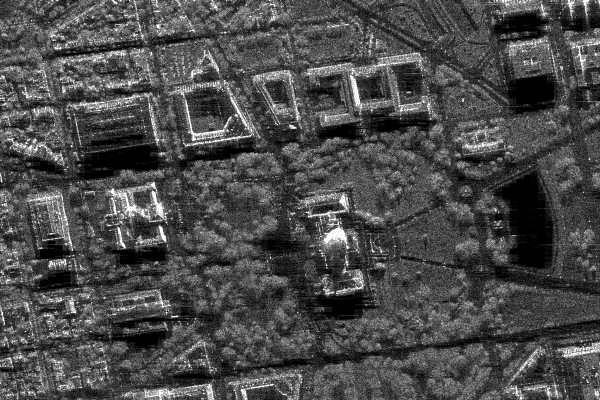
#> input picture practice_1/sar_1_gray.jpg, 600 x 400 px
$ jupyter execute practice_1.ipynb
#> lines starting #> are read from the running program, lines starting #| are printed output that depends on the picture; after the words box and inside, x2 and y2 are one past the last pixel; in counts of white or black regions, pixels touching at a corner belong together
[cell 1]
# 1. Загрузите изображение в оттенках серого sar_1_gray.jpg.
# 2. постройте гистограмму
# 3. реализуйте алгоритм гамма коррекции с параметром гамма <1, >1.
# 4. Сравните исходное изображение, скорректированное при помощи гамма-фильтра. MSE, SSIM.
# 5. реализуйте алгоритм статистической цветокоррекции на основе статистики eq_gray.
# 6. Протестируйте работу алгоритмов пороговой фильтрации с различными параметрами.
# Для каждого решения - напечатайте результат

[cell 2]
import cv2
import numpy as np
import matplotlib.pyplot as plt
from skimage.metrics import structural_similarity as ssim, mean_squared_error

# Загрузка изображения в оттенках серого
img = cv2.imread('sar_1_gray.jpg', cv2.IMREAD_GRAYSCALE)
#> img is the input picture: shape (400, 600); min 0, max 255, mean 74.9

plt.imshow(img, cmap='gray')
plt.title('Исходное изображение')
plt.axis('off')
plt.show()

[cell 3]
# Простроение гистограммы яркости
plt.hist(img.ravel(), bins=256, range=(0, 255))
plt.title('Гистограмма яркости')
plt.xlabel('Яркость')
plt.ylabel('Количество пикселей')
plt.show()
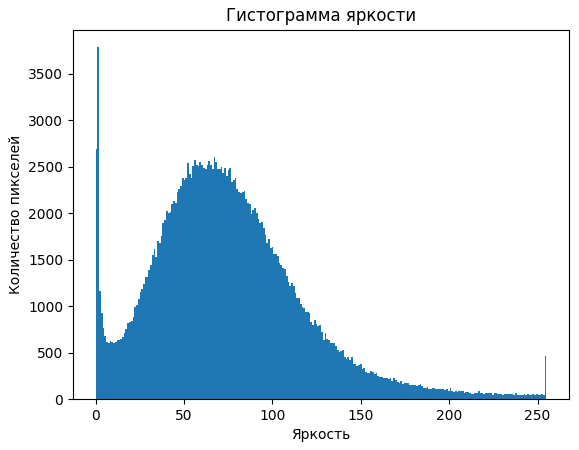
#> figure drawn by matplotlib, 1 panel; tallest bar 3786 high, from x = 0.996 to 1.99

[cell 4]
# Реализация гамма-коррекции
def gamma_correction(image, gamma):
    # Нормируем значения от 0 до 1
#> called with gamma = 0.5
    norm = image / 255.0
    # Применяем коррекцию
    corrected = np.power(norm, gamma)
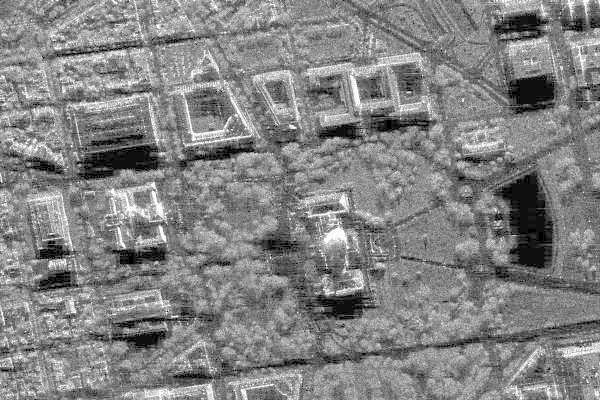
#> corrected: shape (400, 600) float64; min 0, max 1, mean 0.514
    # Возвращаем в диапазон [0,255]
    corrected = np.uint8(corrected * 255)
    return corrected

gamma_low = gamma_correction(img, 0.5)  # γ < 1 — делает ярче
gamma_high = gamma_correction(img, 1.5) # γ > 1 — делает темнее
#> call 2 of gamma_correction, with gamma = 1.5
#> in gamma_correction (call 2), `corrected = np.power(norm, gamma)`:
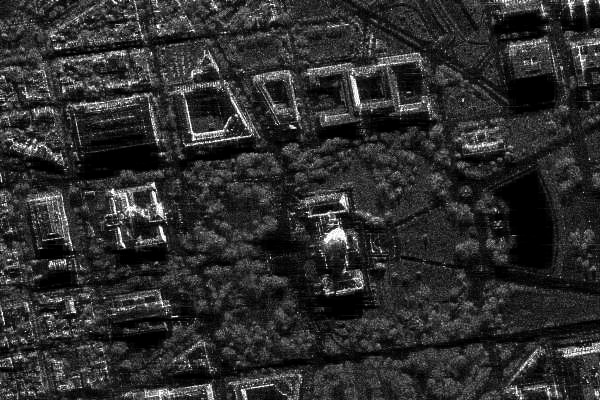
#> corrected: shape (400, 600) float64; min 0, max 1, mean 0.179

# Сравнение
fig, axs = plt.subplots(1, 3, figsize=(12,4))
axs[0].imshow(img, cmap='gray'); axs[0].set_title('Исходное')
axs[1].imshow(gamma_low, cmap='gray'); axs[1].set_title('Гамма=0.5')
axs[2].imshow(gamma_high, cmap='gray'); axs[2].set_title('Гамма=1.5')
for ax in axs: ax.axis('off')
plt.show()
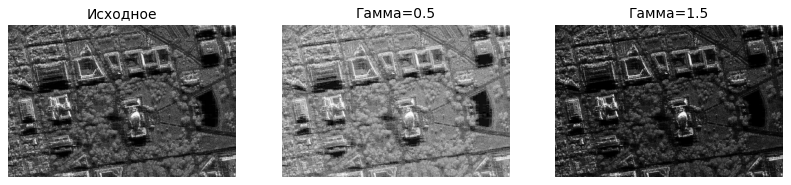
#> figure drawn by matplotlib, 3 panels

[cell 5]
# Сравнение изображений по MSE и SSIM
def compare_images(img1, img2):
    m = mean_squared_error(img1, img2)
#> m = 3250.4
    s = ssim(img1, img2)
#> s = 0.788
    return m, s

mse_low, ssim_low = compare_images(img, gamma_low)
#> mse_low = 3250.4; ssim_low = 0.788
mse_high, ssim_high = compare_images(img, gamma_high)
#> mse_high = 971.8; ssim_high = 0.807

print(f'Гамма=0.5 → MSE: {mse_low:.2f}, SSIM: {ssim_low:.3f}')
#| Гамма=0.5 → MSE: 3250.43, SSIM: 0.788
print(f'Гамма=1.5 → MSE: {mse_high:.2f}, SSIM: {ssim_high:.3f}')
#| Гамма=1.5 → MSE: 971.82, SSIM: 0.807

[cell 6]
 # Статистическая цветокоррекция на основе eq_gray
eq_gray = cv2.equalizeHist(img)
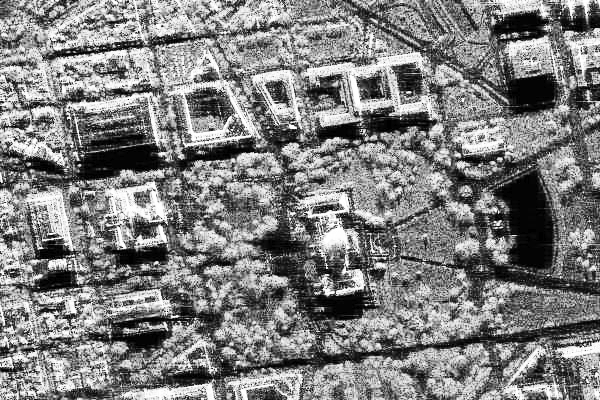
#> eq_gray: shape (400, 600); min 0, max 255, mean 127

plt.imshow(eq_gray, cmap='gray')
plt.title('eq_gray (гистограммное выравнивание)')
plt.axis('off')
plt.show()

def match_histogram(source, reference):
    src_mean, src_std = source.mean(), source.std()
#> src_mean = 74.94; src_std = 43.66
    ref_mean, ref_std = reference.mean(), reference.std()
#> ref_mean = 127; ref_std = 74.27
    result = (source - src_mean) * (ref_std / src_std) + ref_mean
    result = np.clip(result, 0, 255).astype(np.uint8)
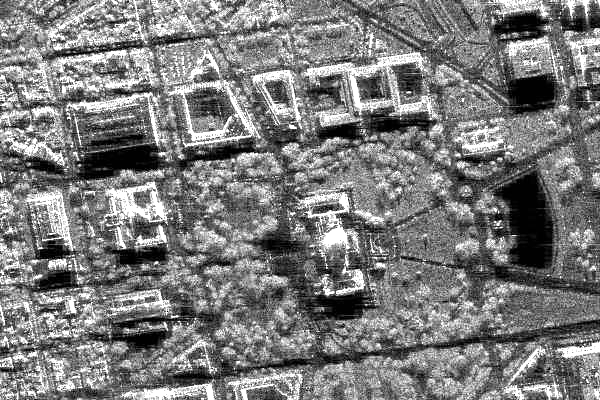
#> result: shape (400, 600); min 0, max 255, mean 123.1
    return result

corrected_stat = match_histogram(img, eq_gray)

plt.imshow(corrected_stat, cmap='gray')
plt.title('Статистическая коррекция (по eq_gray)')
plt.axis('off')
plt.show()

[cell 7]
# Пороговая фильтрация
for t in [50, 100, 150, 200]:
    _, th = cv2.threshold(img, t, 255, cv2.THRESH_BINARY)
    plt.imshow(th, cmap='gray')
    plt.title(f'Порог {t}')
    plt.axis('off')
    plt.show()
#> this loop made 4 passes
#> pass 1, `_, th = cv2.threshold(img, t, 255, cv2.THRESH_BINARY)`:
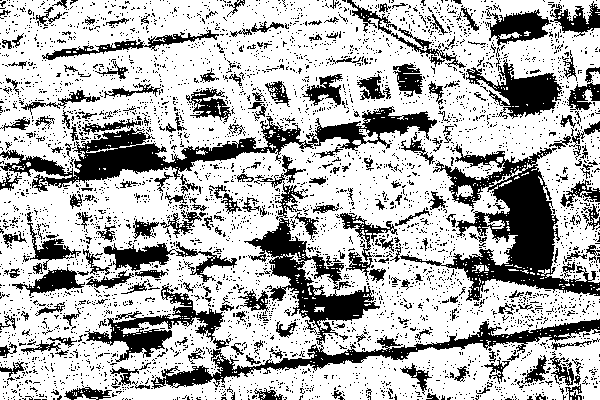
#> th: shape (400, 600); 70.5% white; 4371 black regions (4132 under 20 px), largest, box (x1, y1, x2, y2) and area: (151, 218, 600, 389) 9418, (400, 144, 600, 301) 9322, (0, 106, 437, 192) 8317
#> pass 2, `_, th = cv2.threshold(img, t, 255, cv2.THRESH_BINARY)`:
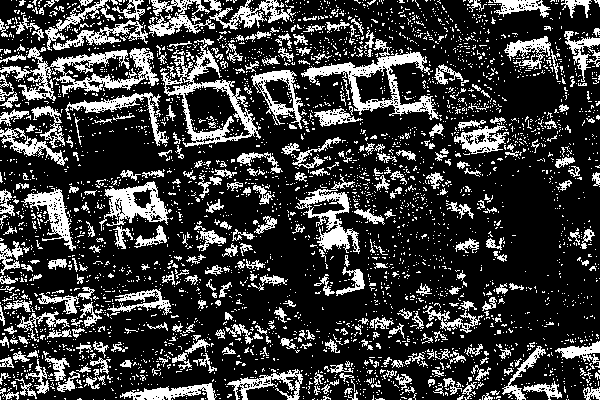
#> th: shape (400, 600); 23.2% white; 3706 white regions (3355 under 20 px), largest, box (x1, y1, x2, y2) and area: (0, 47, 159, 101) 2753, (301, 39, 439, 120) 2485, (161, 38, 261, 147) 2346
#> pass 3, `_, th = cv2.threshold(img, t, 255, cv2.THRESH_BINARY)`:
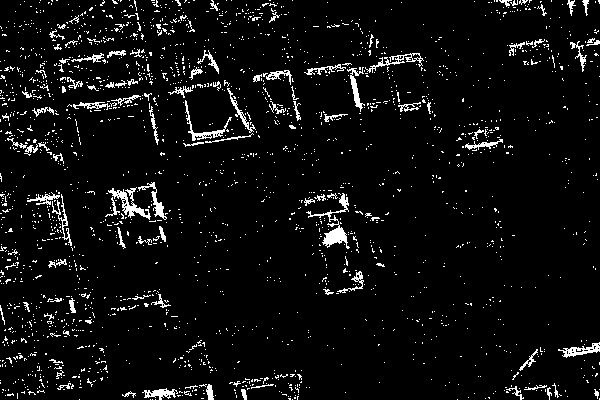
#> th: shape (400, 600); 5.5% white in thin lines or dots
